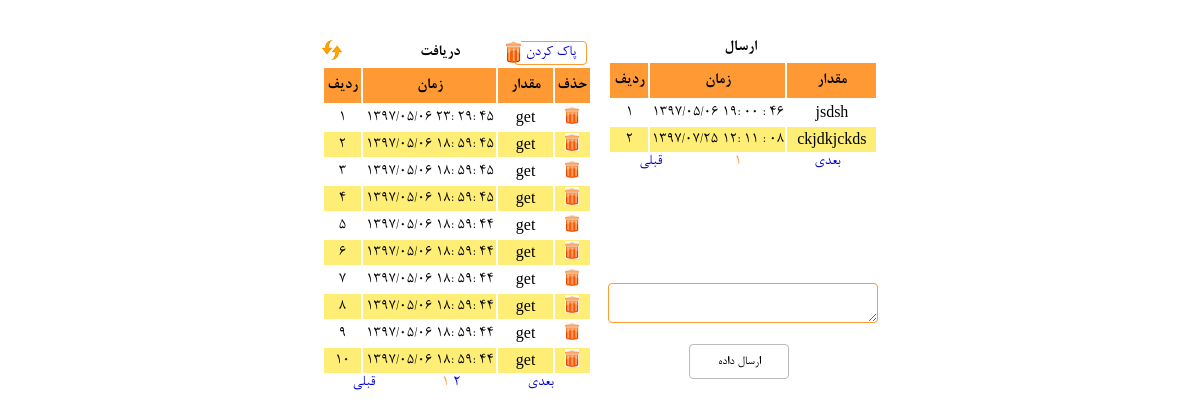
Page /TabGet&Send.php on the committed database.
### tables this page shows
CREATE TABLE get (
  id INTEGER PRIMARY KEY AUTOINCREMENT,
  date DATETIME NOT NULL DEFAULT '0000-00-00 00:00:00',
  data varchar(50) NOT NULL
  );

CREATE TABLE send (
  id INTEGER PRIMARY KEY AUTOINCREMENT,
  date datetime NOT NULL DEFAULT '0000-00-00 00:00:00',
  data varchar(50) NOT NULL
  );

### jdf.php (called while the page is built, shortened)
<?php
function jdate($format,$timestamp='',$none='',$time_zone='Asia/Tehran',$tr_num='fa'){
 $T_sec=0;
 $ts=$T_sec+(($timestamp==='')?time():tr_num($timestamp));
 $date=explode('_',date('H_i_j_n_O_P_s_w_Y',$ts));
 list($j_y,$j_m,$j_d)=gregorian_to_jalali($date[8],$date[3],$date[2]);
 $sl=strlen($format);
 $out='';
 for($i=0; $i<$sl; $i++){
  $sub=substr($format,$i,1);
  switch($sub){
	case'd':
	$out.=($j_d<10)?'0'.$j_d:$j_d;
	break;
	case'H':
	$out.=$date[0];
	break;
	case'i':
	$out.=$date[1];
	break;
	case'm':
	$out.=($j_m>9)?$j_m:'0'.$j_m;
	break;
	case's':
	$out.=$date[6];
	break;
	case'Y':
	$out.=$j_y;
	break;
	default:$out.=$sub;
  }
 }
 return($tr_num!='en')?tr_num($out,'fa','.'):$out;
}
function tr_num($str,$mod='en',$mf='٫'){
 $num_a=array('0','1','2','3','4','5','6','7','8','9','.');
 $key_a=array('۰','۱','۲','۳','۴','۵','۶','۷','۸','۹',$mf);
 return($mod=='fa')?str_replace($num_a,$key_a,$str):str_replace($key_a,$num_a,$str);
}
function gregorian_to_jalali($gy,$gm,$gd,$mod=''){
	list($gy,$gm,$gd)=explode('_',tr_num($gy.'_'.$gm.'_'.$gd));
 $g_d_m=array(0,31,59,90,120,151,181,212,243,273,304,334);
 if($gy > 1600){
  $jy=979;
  $gy-=1600;
 }else{
  $jy=0;
  $gy-=621;
 }
 $gy2=($gm > 2)?($gy+1):$gy;
 $days=(365*$gy) +((int)(($gy2+3)/4)) -((int)(($gy2+99)/100)) +((int)(($gy2+399)/400)) -80 +$gd +$g_d_m[$gm-1];
 $jy+=33*((int)($days/12053));
 $days%=12053;
 $jy+=4*((int)($days/1461));
 $days%=1461;
 $jy+=(int)(($days-1)/365);
 if($days > 365)$days=($days-1)%365;
 if($days < 186){
  $jm=1+(int)($days/31);
  $jd=1+($days%31);
 }else{
  $jm=7+(int)(($days-186)/30);
  $jd=1+(($days-186)%30);
 }
 return($mod==='')?array($jy,$jm,$jd):$jy .$mod .$jm .$mod .$jd;
}

### TabGet&Send.php (the view, shortened to what this page needs)
<!DOCTYPE html>
<?php
include './config.php';
include_once('jdf.php');
$page = $_GET["page"];
$limit = 10;
$start = ($page - 1) * $limit;
$query = ("SELECT * FROM get ORDER BY id DESC limit  $start,$limit ");
$result = $link->query($query);
$sql = "select COUNT(*) from get";
$res = $link->query($sql);
$total_record = $res->fetchColumn();
$total_page = ceil($total_record / $limit) + 1;
$page2 = $_GET["page2"];
$limit2 = 6;
$start2 = ($page2 - 1) * $limit2;
$query3 = ("SELECT * FROM send limit $start2,$limit2");
$result3 = $link->query($query3);
$sql2 = "select COUNT(*) from send";
$res2 = $link->query($sql2);
$total_record2 = $res2->fetchColumn();
$total_page2 = ceil($total_record2 / $limit2) + 1;
?>
<html>
    <head>
        <link rel="stylesheet" href="css/style.css" />
    </head>
    <body >
        <div>
            <section >
                <article class="get">
                    <div class="GetHead">
                        <a  onclick=" GetClearModal(1);" class="GetClear" >
                            پاک کردن
                            <img class="recycleButton" src="img/icon recycle bin.png" title="پاک کردن"/>
                        </a>
                        <span >دریافت</span>
                        <a href="index.php?page=1">
                            <img class="GetButton" src="img/icon refresh.png" title="به روز رسانی جدول"/>
                        </a>
                    </div>
                    <div class="GetBody">
                        <table >
                            <thead >
                                <tr >
                                    <th style="width: 38px;" >ردیف</th>
                                    <th style="width: 135px;" >زمان</th>
                                    <th style="width: 55px;" >مقدار</th>
                                    <th style="width: 35px;" >حذف</th>
                                </tr>
                            </thead>
                            <tbody>
                                <?php
                                if (!$result) {
                                    echo mysqli_error();
                                    exit();
                                } else {
                                    $i = 1 + $start;
                                    $j = 1;
                                    while ($ro = $result->fetch()) {
                                        $date = $ro[1];
                                        $array = explode(' ', $date);
                                        list($year, $month, $day) = explode('-', $array[0]);
                                        list($hour, $minute, $second) = explode(':', $array[1]);
                                        $time = mktime($hour, $minute, $second, $month, $day, $year);
                                        $jalali_date = jdate("Y/m/d H: i: s", $time);
                                        if ((($i - $start) % 2) == 0) {
                                            $c = "#ffee75";
                                        } else {
                                            $c = "#ffffff";
                                        }
                                        $string = mb_substr($ro[2], 0, 3, mb_detect_encoding($ro[2]));
                                        echo '
                                            <tr style="background-color:' . $c . '">
                                                <td class="tdNum">' . $i . '</td>
                                                <td class="tdData">' . $jalali_date . '</td>
                                                <td class="tdData">
                                                    <a onclick = "ShowData(' . $j . ')" >
                                                    ' . $string . '
                                                    </a>
                                                            <div class = "modal-boody">' . $ro[2] . '
                                                            </div>
                                                </td>
                                                <td class="tdData">
                                                    <a class="Clear" onclick=" ClearModal(' . $j . ');">
                                                        <img src="img/icon recycle bin.png"/>
                                                    </a>
                                                                ایا مایل به حذف داده  "' . $ro[2] . '" هستید؟
                                                                <a href="Function.php?code=Clear&id=' . $ro[0] . '">
                                                                </a>
                                                </td>
                                            </tr>';
                                        $i++;
                                        $j++;
                                    }
                                }
                                ?>
                            </tbody >
                        </table>
                        <div class="pages">
                            <?php
                            if ($page + 1 <= $total_page) {
                                $page = $page + 1;
                                $d = 'index.php?tab=GetSend&page=' . $page;
                                echo "<a style='margin-right: 38px; float:right' href='$d'>بعدی&nbsp;</a>";
                            }
                            for ($i = 1; $i < $total_page; $i++) {
                                if ($i == $page - 1) {
                                    echo "<a style='color:#ff9933'; href='index.php?tab=GetSend&page=$i'>$i&nbsp;</a>";
                                } else {
                                    echo "<a href='index.php?tab=GetSend&page=$i'>$i&nbsp;</a>";
                                }
                            }
                            $p = $page - 1;
                            echo "<a style='float:left' href='index.php?tab=GetSend&page=$p'>قبلی&nbsp;</a>";
                            ?>
                        </div>
                    </div>
                </article>
                <article  class="send">
                    <span> ارسال </span>
                    <div class="SendBody">
                        <div class="send-table">
                            <table  >
                                <thead >
                                    <tr >
                                        <th style="width: 38px;" >ردیف</th>
                                        <th style="width: 135px;" >زمان</th>
                                        <th style="width: 89px;" >مقدار</th>
                                    </tr>
                                </thead>
                                <tbody>
                                    <?php
                                    if (!$result3) {
                                        echo mysqli_error();
                                        exit();
                                    } else {
                                        $i2 = 1 + $start2;
                                        while ($row3 = $result3->fetch()) {
                                            $date = $row3[1];
                                            $array = explode(' ', $date);
                                            list($year, $month, $day) = explode('-', $array[0]);
                                            list($hour, $minute, $second) = explode(':', $array[1]);
                                            $time = mktime($hour, $minute, $second, $month, $day, $year);
                                            $jalali_date = jdate("Y/m/d H: i : s", $time);
                                            if ((($i2 - $start2) % 2) == 0) {
                                                $c = "#ffee75";
                                            } else {
                                                $c = "#ffffff";
                                            }
                                            echo '
                                                <tr style="background-color:' . $c . '">
                                                    <td class="tdNum">' . $i2 . '</td>
                                                    <td class="tdData">' . $jalali_date . '</td>
                                                    <td  class="tdData">' . $row3[2] . ' </td>
                                                </tr>';
                                            $i2++;
                                        }
                                    }
                                    ?>
                                </tbody>
                            </table>
                            <div class="pages" >
                                <?php
                                $d2 = '#';
                                if ($page2 + 1 <= $total_page2) {
                                    $page2 = $page2 + 1;
                                    $d2 = 'index.php?tab=GetSend&page2=' . $page2;
                                    if ($page2 == $total_page2) {
                                        $d2 = '#';
                                    }
                                }
                                echo "<a style='margin-right: 38px; float:right' href='$d2'>بعدی&nbsp;</a>";
                                for ($i2 = 1; $i2 < $total_page2; $i2++) {
                                    if ($i2 == $page2 - 1) {
                                        echo "<a style='color:#ff9933'; href='index.php?tab=GetSend&page2=$i2'>$i2&nbsp;</a>";
                                    } else {
                                        echo "<a href='index.php?tab=GetSend&page2=$i2'>$i2&nbsp;</a>";
                                    }
                                }
                                $ps2 = $page2 - 1;
                                $ds2 = 'index.php?tab=GetSend&page2=' . $ps2;
                                echo "<a style='float:left' href='$ds2'>قبلی&nbsp;</a>";
                                ?>
                            </div>
                        </div>
                        <form name="send" method="post" action="Function.php?code=send" id="send" >
                            <textarea required form="send" maxlength="100"  name="message"></textarea>
                            <input style="margin-right: 33%;" type="submit" name="send" value="ارسال داده" />
                        </form>
                    </div>
                </article>
            </section>
        </div>
    </body>
</html>

### css/style.css (style rules this page uses)
header,nav,aside,section,article,footer { display: block; }
* { margin: 0px; padding: 0px; font-family: 'B Nazanin'; direction: rtl; }
section { margin: 15px 20px; }
a { text-decoration: none; color: #0000cc; cursor: pointer; }
textarea { direction: ltr; border-radius: 3pt; height: 50%; width: 92%; border: 1px solid #cccccc; padding: 5px 10px; }
input { direction: ltr; border-radius: 2pt; width: 93%; height: 28px; border: 1px solid #bbb; padding: 0px 5px; }
input[type=submit] { cursor: pointer; background-color: #fff; border-radius: 3pt; width: 100px; height: 35px; margin: 15px 48% 0px 0px; }
.get { margin: 25px 0px 25px 26%; float: left; }
.send { margin: 25px 26% 25px 0px; float: right; }
.GetClear { margin-left: 20%; margin-right: 5px; margin-bottom: 5px; cursor: pointer; border-radius: 3pt; border: 0.5px solid #ff9933; padding: 3px 9px 3px 4px; background-color: #ffffff; }
.recycleButton { margin-right:1px; margin-left: -17px; margin-bottom: -8px; cursor: pointer; }
.GetButton { margin-right: 77px; margin-bottom: -7px; cursor: pointer; float:left; }
.GetHead span { font-size: 16px; font-weight: bold; }
.GetBody { margin-top: 5px; border-radius: 4pt; width: 270px; height: 350px; }
table { direction: ltr; }
thead { background-color: #ff9933; border-radius: 3pt; }
thead tr { text-align: center; height: 35px; }
tbody tr { height: 25px; text-align: left; }
tbody a { color:#000; }
.tdNum { text-align: center; }
.tdData { text-align: center; direction: ltr; }
.Clear img { width:14px; height:18px; cursor: pointer; }
.pages { text-align: center; width: 90%; }
.send span { margin-right: 45%; font-size: 16px; font-weight: bold; }
.SendBody { width: 270px; height: 350px ; margin-top: 5px; }
.send-table { height: 222px; }
.SendBody textarea { border: 1px solid #ff9933; }

### rows in the picture
get: jalali_date "۱۳۹۷/۰۵/۰۶ ۲۳: ۲۹: ۴۵", data "get"
get: jalali_date "۱۳۹۷/۰۵/۰۶ ۱۸: ۵۹: ۴۵", data "get"
get: jalali_date "۱۳۹۷/۰۵/۰۶ ۱۸: ۵۹: ۴۵", data "get"
get: jalali_date "۱۳۹۷/۰۵/۰۶ ۱۸: ۵۹: ۴۵", data "get"
get: jalali_date "۱۳۹۷/۰۵/۰۶ ۱۸: ۵۹: ۴۴", data "get"
get: jalali_date "۱۳۹۷/۰۵/۰۶ ۱۸: ۵۹: ۴۴", data "get"
get: jalali_date "۱۳۹۷/۰۵/۰۶ ۱۸: ۵۹: ۴۴", data "get"
get: jalali_date "۱۳۹۷/۰۵/۰۶ ۱۸: ۵۹: ۴۴", data "get"
get: jalali_date "۱۳۹۷/۰۵/۰۶ ۱۸: ۵۹: ۴۴", data "get"
get: jalali_date "۱۳۹۷/۰۵/۰۶ ۱۸: ۵۹: ۴۴", data "get"
send: jalali_date "۱۳۹۷/۰۵/۰۶ ۱۹: ۰۰ : ۴۶", data "jsdsh"
send: jalali_date "۱۳۹۷/۰۷/۲۵ ۱۲: ۱۱ : ۰۸", data "ckjdkjckds"
